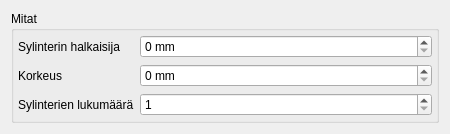
<?xml version="1.0" encoding="UTF-8"?>
<ui version="4.0">
 <class>CylinderBlockForm</class>
 <widget class="QWidget" name="CylinderBlockForm">
  <property name="geometry">
   <rect>
    <x>0</x>
    <y>0</y>
    <width>450</width>
    <height>123</height>
   </rect>
  </property>
  <property name="minimumSize">
   <size>
    <width>450</width>
    <height>0</height>
   </size>
  </property>
  <property name="windowTitle">
   <string>Form</string>
  </property>
  <property name="windowOpacity">
   <double>1.000000000000000</double>
  </property>
  <layout class="QHBoxLayout" name="horizontalLayout">
   <item>
    <widget class="QGroupBox" name="groupBox">
     <property name="title">
      <string>Mitat</string>
     </property>
     <layout class="QFormLayout" name="formLayout_2">
      <property name="fieldGrowthPolicy">
       <enum>QFormLayout::AllNonFixedFieldsGrow</enum>
      </property>
      <property name="margin">
       <number>4</number>
      </property>
      <item row="0" column="0">
       <widget class="QLabel" name="label_4">
        <property name="text">
         <string>Sylinterin halkaisija</string>
        </property>
       </widget>
      </item>
      <item row="0" column="1">
       <widget class="QSpinBox" name="boreField">
        <property name="suffix">
         <string> mm</string>
        </property>
        <property name="maximum">
         <number>1000</number>
        </property>
       </widget>
      </item>
      <item row="1" column="0">
       <widget class="QLabel" name="label_5">
        <property name="toolTip">
         <string>Etäisyys lohkon yläreunasta kampiakselin keskikohtaan</string>
        </property>
        <property name="text">
         <string>Korkeus</string>
        </property>
       </widget>
      </item>
      <item row="1" column="1">
       <widget class="QSpinBox" name="heightField">
        <property name="suffix">
         <string> mm</string>
        </property>
        <property name="maximum">
         <number>1000</number>
        </property>
       </widget>
      </item>
      <item row="2" column="0">
       <widget class="QLabel" name="label_3">
        <property name="text">
         <string>Sylinterien lukumäärä</string>
        </property>
       </widget>
      </item>
      <item row="2" column="1">
       <widget class="QSpinBox" name="cylinderCountField">
        <property name="minimum">
         <number>1</number>
        </property>
        <property name="maximum">
         <number>24</number>
        </property>
       </widget>
      </item>
     </layout>
    </widget>
   </item>
  </layout>
 </widget>
 <resources/>
 <connections/>
</ui>
